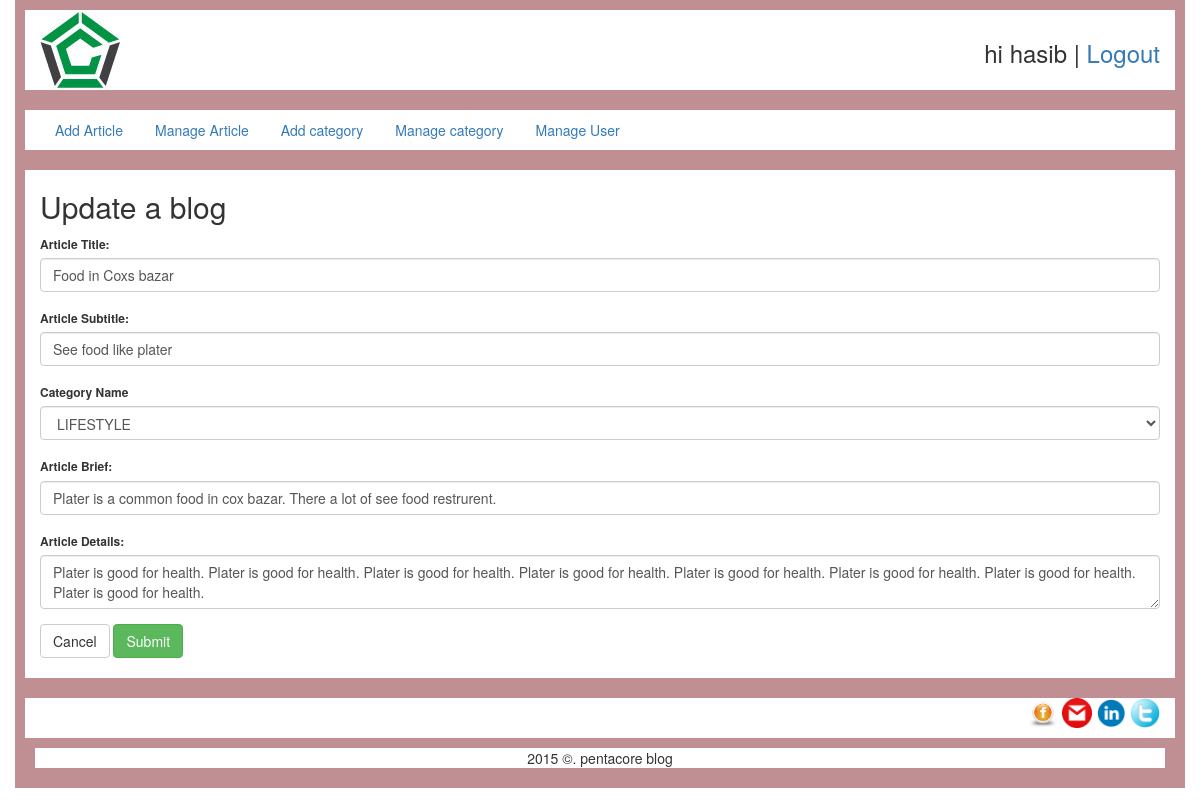
/admin/editArticle.php?id=4 (signed in), run on the app's committed database.
### tables this page shows
CREATE TABLE `article` (
  `article_id` int(11) unsigned NOT NULL AUTO_INCREMENT,
  `article_title` varchar(255) DEFAULT NULL,
  `article_subtitle` varchar(255) DEFAULT NULL,
  `category_id` int(11) NOT NULL,
  `article_sequence` int(11) NOT NULL,
  `article_brief` longtext,
  `article_details` longtext,
  `user_id` int(11) NOT NULL,
  `article_deleted` tinyint(4) NOT NULL DEFAULT '1',
  `article_deleted_at` timestamp NOT NULL DEFAULT '0000-00-00 00:00:00' ON UPDATE CURRENT_TIMESTAMP,
  `article_created_at` timestamp NOT NULL DEFAULT '0000-00-00 00:00:00' ON UPDATE CURRENT_TIMESTAMP,
  `article_total_hits` int(11) NOT NULL,
  `article_img` varchar(255) NOT NULL,
  PRIMARY KEY (`article_id`)
);

CREATE TABLE `category` (
  `category_id` int(10) unsigned NOT NULL AUTO_INCREMENT,
  `category_name` varchar(255) NOT NULL,
  `created_at` timestamp NOT NULL DEFAULT '0000-00-00 00:00:00' ON UPDATE CURRENT_TIMESTAMP,
  `category_deleted` tinyint(4) NOT NULL DEFAULT '1',
  PRIMARY KEY (`category_id`)
);

### admin/dbClass.php (called while the page is built, shortened)
<?php
class blogClass{
    public $conn;
    public function __construct(){
        $serverName = "localhost";
        $userName 	= "root";
        $password 	= "";
        $db 		= "blog";
        $this->conn 		= new mysqli($serverName,$userName,$password,$db);
    }
    public function selectOneArticle($article_id){
        $sql="SELECT article_id, article_title, article_subtitle, category_id, article_sequence, article_brief, article_details, user_id, article_deleted, article_deleted_at, article_created_at, article_img FROM article WHERE article_deleted = 1 AND article_id = $article_id ORDER BY article_id DESC";
        $resOneArticle=$this->conn->query($sql);
        return $resOneArticle;
    }
    public function selectCategory(){
        $sql="SELECT category_id, category_name, created_at FROM category WHERE category_deleted=1 ORDER BY category_id DESC";
        $resCategoryAll=$this->conn->query($sql);
        return $resCategoryAll;
    }public function selectOneCategory($category_id){
        $sql="SELECT category_id, category_name, created_at FROM category WHERE category_deleted=1 AND category_id='$category_id'";
        $resCategory=$this->conn->query($sql);
        return $resCategory;
    }
}

### admin/editArticle.php (the view, shortened to what this page needs)
	--><?php
include_once'dbClass.php';
$article="";
if(isset($_GET['id']) && !empty($_GET['id'])){
    $article_id=$_GET['id'];
    $blog=new blogClass;
    $data=$blog->selectOneArticle($article_id);
    $article=$data->fetch_assoc();
}
?>
<!DOCTYPE html>
<html>
<head>
    <link rel="stylesheet" type="text/css" href="style.css"/>
    <link rel="stylesheet" type="text/css" href="Bootstrap/bootstrap.min.css"/>
</head>
<body>
<div class="container">
    <div class="row">
        <div class="col-md-12" style="border:10px solid #BF8F94 ">
            <img src="img/Thumb.jpg">
            <div style="float:right; margin-top:10px">
                <h3>hi <?php echo $_SESSION["user_name"]; ?> | <a href="login/logout.php">Logout</a></h3>
            </div>
        </div>
    </div>
    <div class="row">
        <div class="col-md-12" style="border:10px solid #BF8F94 ">
            <ul class="nav nav-pills">
                <li><a href="insertArticle.php">Add Article</a></li>
                <li><a href="listArticle.php">Manage Article</a></li>
                <li><a href="insertCategory.php">Add category</a></li>
                <li><a href="listCategory.php">Manage category</a></li>
                <li><a href="listUser.php">Manage User</a></li>
            </ul>
        </div>
    </div>
    <div class="row">
        <div class="col-md-12" style="border:10px solid #BF8F94;">
            <div><h2>Update a blog</h2></div>
            <form action="" method="post" class="form-class">
                <div class="form-group">
                    <label for="input_1"> Article Title:</label>
                    <input type="text" class="form-control" id="article_title" name="article_title" value="<?php echo$article['article_title']; ?>">
                </div>
                <div class="form-group">
                    <label for="input_2"> Article Subtitle:</label>
                    <input type="text" class="form-control" id="article_subtitle" name="article_subtitle" value="<?php echo$article['article_subtitle']; ?>">
                </div>
                <div class="form-group">
                    <label for="category_id"> Category Name</label>
                    <select name="category_id" class="form-control">
                        <?php
                        $blog1=new blogClass;
                        $allCat=$blog1->selectCategory();
                        while($Cat=$allCat->fetch_assoc()){?>
                            <option value="<?php echo $Cat['category_id'];?>" <?php if($Cat["category_id"]==$article['category_id']){echo "selected='selected'";} ?> > <?php echo $Cat['category_name'];?></option>
                            <?php
                        }
                        ?>
                    </select>
                </div>
                <div class="form-group">
                    <label for="input_2"> Article Brief:</label>
                    <input type="text" class="form-control" id="article_brief" name="article_brief"  value="<?php echo$article['article_brief']; ?>">
                </div>
                <div class="form-group">
                    <label for="article_details"> Article Details:</label>
                    <textarea type="text" class="form-control" id="article_details" name="article_details"><?php echo$article['article_details']; ?></textarea>
                </div>
                <input type="reset" value="Cancel" class="btn btn-default">
                <input type="submit" value="Submit" class="btn btn-success" name="submit">
            </form></br>
        </div>
    </div>
    <div class="row">
        <div class="col-md-12" style="border:10px solid #BF8F94 ">
            <div style="float:right; margin-bottom:10px" >
                <a href="http://facebook.com"><img src="img/facebook.png" style="height:30px; width:30px"></a>
                <a href="#"><img src="img/gmail-icon.png" style="height:30px; width:30px"></a>
                <a href="#"><img src="img/linkdin.png" style="height:30px; width:30px"></a>
                <a href="#"><img src="img/twitter.png" style="height:30px; width:30px"></a>
            </div>
            <div class="row" >
                <div class="col-md-12" style="border:10px solid #BF8F94; text-align:center" >
                    <div class="page-footer">
                        <div class="page-footer-inner">
                            2015 &copy;. pentacore blog
                        </div>
                    </div>
                </div>
            </div>
        </div>
    </div>
</div>
</body>
</html>

### admin/login/css/style.css (style rules this page uses)
html, body, div, span, applet, object, iframe, h1, h2, h3, h4, h5, h6, p, blockquote, pre, a, abbr, acronym, address, big, cite, code, del, dfn, em, img, ins, kbd, q, s, samp, small, strike, strong, sub, sup, tt, var, b, u, i, center, dl, dt, dd, ol, ul, li, fieldset, form, label, legend, table, caption, tbody, tfoot, thead, tr, th, td, article, aside, canvas, details, embed, figure, figcaption, footer, header, hgroup, menu, nav, output, ruby, section, summary, time, mark, audio, video { margin: 0; padding: 0; border: 0; font-size: 100%; font: inherit; vertical-align: baseline; }
body { line-height: 1; }
ol, ul { list-style: none; }
body { font: 12px/20px 'Lucida Grande', Verdana, sans-serif; color: #404040; background: #ebc9a2; }
input, textarea, select, label { font-family: inherit; font-size: 12px; -webkit-box-sizing: border-box; -moz-box-sizing: border-box; box-sizing: border-box; }
* { margin: 0; padding: 0; border: 0; }
body { background: url(../images/bg.png) repeat; font-family: "HelveticaNeue-Light", "Helvetica Neue Light", "Helvetica Neue", Helvetica, Arial, "Lucida Grande", sans-serif; font-weight:300; text-align: left; text-decoration: none; }

### data on the page
article: article_title "Food in Coxs bazar", article_subtitle "See food like plater", category_id "LIFESTYLE", article_brief "Plater is a common food in cox bazar. There a lot of see food restrurent.", article_details "Plater is good for health. Plater is good for health. Plater is good for health. Plater is good for health. Plater is good for health. Plater is good for health. Plater is good for health. Plater is good for health."

### other printed values
$_SESSION["user_name"] "hasib"
